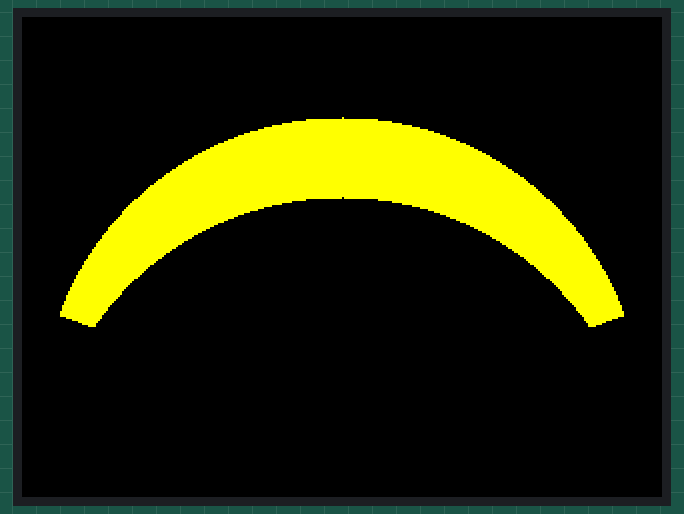
This sketch was run on a simulated ESP32. Shown: 320×240 colour display.

Above: at 0.3 s.

The sketch:

happy_eye_test.ino
```cpp
/**
 * Test sketch for faster happy eye rendering using arc drawing
 */

#include <TFT_eSPI.h> // Hardware-specific library
#include <SPI.h>

#define TFT_CS_LEFT   4
#define TFT_CS_RIGHT 25

#define BLACK TFT_BLACK
#define YELLOW TFT_YELLOW

// Define your TFT pins
#define TFT_CS 4
TFT_eSPI tft = TFT_eSPI();

void setup() {
  Serial.begin(9600);
  tft.begin();
  tft.setRotation(1);
  tft.fillScreen(BLACK);

  drawFilledArc(160, 200, 150, 20, 160, YELLOW);
  drawFilledArc(160, 240, 150, 20, 160, BLACK);
}

void loop() {
  // nothing
}

/**
 * Function to draw an arc using drawFastHLine. Note: this only works for angles between 0 and 180.
 */
void drawFilledArc(int x, int y, int radius, int startAngle, int endAngle, uint16_t color) {
  // Convert angles to radians
  float startRad = startAngle * PI / 180;
  float endRad = endAngle * PI / 180;

  // Loop through vertical pixels within the circle's bounding box
  for (int i = 0; i <= radius; i++) {
    int yOffset = y - i; // Change to y + i if you want to draw the bottom half of the arc
    float xSpan = sqrt(radius * radius - i * i); // Half-width of the arc at this height

    int xStart = x - xSpan;
    int xEnd = x + xSpan;

    // Check angle range at the edges of this span
    float angleStart = atan2(i, -xSpan);
    float angleEnd = atan2(i, xSpan);

    if (angleStart < 0) angleStart += 2 * PI;
    if (angleEnd < 0) angleEnd += 2 * PI;

    // Adjust order if the angles are inverted
    if (angleStart > angleEnd) std::swap(angleStart, angleEnd);

    // If the arc overlaps the current segment, draw the line
    if (angleStart <= endRad && angleEnd >= startRad) {
      int arcStart = x - xSpan;
      if (startAngle != 0 && startAngle != 180) {
        if (startAngle == 90 || startAngle == 270) {
          arcStart = 0;
        } else {
          arcStart = (int) x - abs(i / tan(startRad));
        }
      }
      int arcEnd = x + xSpan;
      if (endAngle != 0 && endAngle != 180) {
        if (endAngle == 90 || endAngle == 270) {
          arcEnd = 0;
        } else {
          arcEnd = (int) x + abs(i / tan(endRad));
        }
      }
      int constrainedStart = max(xStart, arcStart);
      int constrainedEnd = min(xEnd, arcEnd);
      tft.drawFastHLine(constrainedStart, yOffset, constrainedEnd - constrainedStart + 1, color);
    }
  }
}
```
